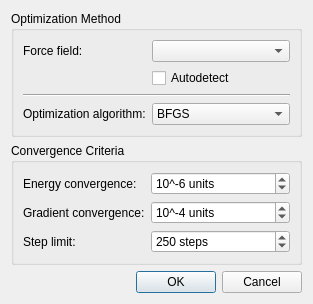
<?xml version="1.0" encoding="UTF-8"?>
<ui version="4.0">
 <class>Avogadro::QtPlugins::ForceFieldDialog</class>
 <widget class="QDialog" name="Avogadro::QtPlugins::ForceFieldDialog">
  <property name="geometry">
   <rect>
    <x>0</x>
    <y>0</y>
    <width>365</width>
    <height>295</height>
   </rect>
  </property>
  <property name="sizePolicy">
   <sizepolicy hsizetype="Fixed" vsizetype="Fixed">
    <horstretch>0</horstretch>
    <verstretch>0</verstretch>
   </sizepolicy>
  </property>
  <property name="windowTitle">
   <string>Geometry Optimization Parameters</string>
  </property>
  <layout class="QGridLayout" name="gridLayout">
   <property name="sizeConstraint">
    <enum>QLayout::SetFixedSize</enum>
   </property>
   <item row="2" column="0">
    <widget class="QDialogButtonBox" name="buttonBox">
     <property name="orientation">
      <enum>Qt::Horizontal</enum>
     </property>
     <property name="standardButtons">
      <set>QDialogButtonBox::Cancel|QDialogButtonBox::Ok</set>
     </property>
    </widget>
   </item>
   <item row="1" column="0">
    <widget class="QGroupBox" name="groupBox_3">
     <property name="title">
      <string>Convergence Criteria</string>
     </property>
     <layout class="QFormLayout" name="formLayout_3">
      <item row="0" column="0">
       <widget class="QLabel" name="label_2">
        <property name="text">
         <string>Energy convergence:</string>
        </property>
       </widget>
      </item>
      <item row="2" column="0">
       <widget class="QLabel" name="label_5">
        <property name="text">
         <string>Step limit:</string>
        </property>
       </widget>
      </item>
      <item row="0" column="1">
       <widget class="QSpinBox" name="energyConv">
        <property name="suffix">
         <string> units</string>
        </property>
        <property name="prefix">
         <string>10^</string>
        </property>
        <property name="minimum">
         <number>-10</number>
        </property>
        <property name="maximum">
         <number>9</number>
        </property>
        <property name="value">
         <number>-6</number>
        </property>
       </widget>
      </item>
      <item row="2" column="1">
       <widget class="QSpinBox" name="stepLimit">
        <property name="suffix">
         <string> steps</string>
        </property>
        <property name="minimum">
         <number>0</number>
        </property>
        <property name="maximum">
         <number>100000</number>
        </property>
        <property name="singleStep">
         <number>50</number>
        </property>
        <property name="value">
         <number>250</number>
        </property>
       </widget>
      </item>
      <item row="1" column="0">
       <widget class="QLabel" name="label_4">
        <property name="text">
         <string>Gradient convergence:</string>
        </property>
       </widget>
      </item>
      <item row="1" column="1">
       <widget class="QSpinBox" name="gradConv">
        <property name="suffix">
         <string> units</string>
        </property>
        <property name="prefix">
         <string>10^</string>
        </property>
        <property name="minimum">
         <number>-10</number>
        </property>
        <property name="maximum">
         <number>-1</number>
        </property>
        <property name="value">
         <number>-4</number>
        </property>
       </widget>
      </item>
     </layout>
    </widget>
   </item>
   <item row="0" column="0">
    <widget class="QGroupBox" name="groupBox_2">
     <property name="title">
      <string>Optimization Method</string>
     </property>
     <layout class="QFormLayout" name="formLayout">
      <item row="0" column="0">
       <widget class="QLabel" name="label">
        <property name="text">
         <string>Force field:</string>
        </property>
       </widget>
      </item>
      <item row="0" column="1">
       <widget class="QComboBox" name="forceField"/>
      </item>
      <item row="1" column="1">
       <widget class="QCheckBox" name="useRecommended">
        <property name="text">
         <string>Autodetect</string>
        </property>
       </widget>
      </item>
      <item row="2" column="0" colspan="2">
       <widget class="Line" name="line">
        <property name="orientation">
         <enum>Qt::Horizontal</enum>
        </property>
       </widget>
      </item>
      <item row="3" column="0">
       <widget class="QLabel" name="label_3">
        <property name="text">
         <string>Optimization algorithm:</string>
        </property>
       </widget>
      </item>
      <item row="3" column="1">
       <widget class="QComboBox" name="algorithm">
        <property name="currentIndex">
         <number>1</number>
        </property>
        <item>
         <property name="text">
          <string>Conjugate Gradient</string>
         </property>
        </item>
        <item>
         <property name="text">
          <string>BFGS</string>
         </property>
        </item>
       </widget>
      </item>
     </layout>
    </widget>
   </item>
  </layout>
 </widget>
 <tabstops>
  <tabstop>forceField</tabstop>
  <tabstop>useRecommended</tabstop>
  <tabstop>algorithm</tabstop>
  <tabstop>energyConv</tabstop>
  <tabstop>stepLimit</tabstop>
  <tabstop>buttonBox</tabstop>
 </tabstops>
 <resources/>
 <connections>
  <connection>
   <sender>buttonBox</sender>
   <signal>accepted()</signal>
   <receiver>Avogadro::QtPlugins::ForceFieldDialog</receiver>
   <slot>accept()</slot>
   <hints>
    <hint type="sourcelabel">
     <x>248</x>
     <y>254</y>
    </hint>
    <hint type="destinationlabel">
     <x>157</x>
     <y>274</y>
    </hint>
   </hints>
  </connection>
  <connection>
   <sender>buttonBox</sender>
   <signal>rejected()</signal>
   <receiver>Avogadro::QtPlugins::ForceFieldDialog</receiver>
   <slot>reject()</slot>
   <hints>
    <hint type="sourcelabel">
     <x>316</x>
     <y>260</y>
    </hint>
    <hint type="destinationlabel">
     <x>286</x>
     <y>274</y>
    </hint>
   </hints>
  </connection>
 </connections>
</ui>
